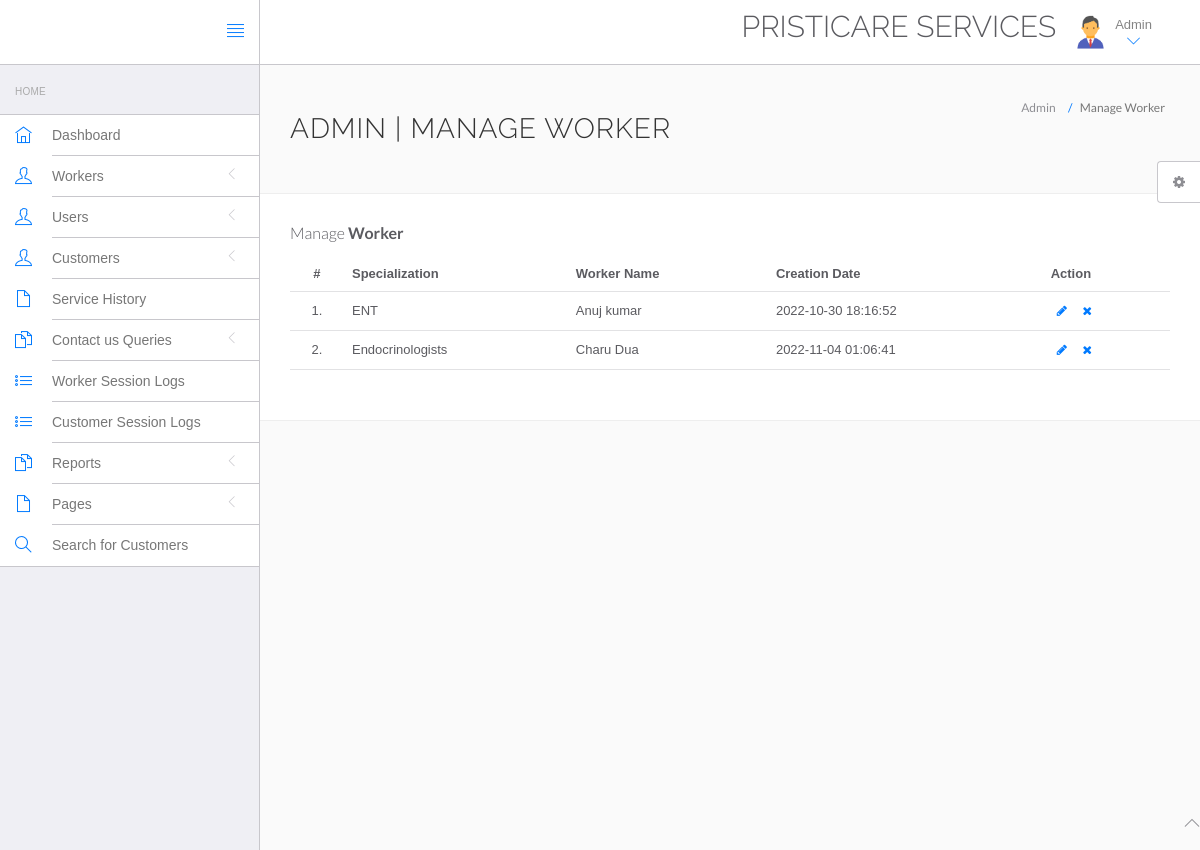
The app's page /PristiCare/hms/admin/manage-worker.php (signed in) with its own data.
### tables this page shows
CREATE TABLE `workers` (
  `id` int(11) NOT NULL,
  `specilization` varchar(255) DEFAULT NULL,
  `workerName` varchar(255) DEFAULT NULL,
  `address` longtext DEFAULT NULL,
  `docFees` varchar(255) DEFAULT NULL,
  `contactno` bigint(11) DEFAULT NULL,
  `docEmail` varchar(255) DEFAULT NULL,
  `password` varchar(255) DEFAULT NULL,
  `creationDate` timestamp NULL DEFAULT current_timestamp(),
  `updationDate` timestamp NULL DEFAULT NULL ON UPDATE current_timestamp()
);

### PristiCare/hms/admin/manage-worker.php (the view, shortened to what this page needs)
<?php
include('include/config.php');
if(strlen($_SESSION['id']==0)) {
 header('location:logout.php');
  } else{
?>
<!DOCTYPE html>
<html lang="en">
	<head>
		<link rel="stylesheet" href="vendor/bootstrap/css/bootstrap.min.css">
		<link rel="stylesheet" href="vendor/fontawesome/css/font-awesome.min.css">
		<link rel="stylesheet" href="vendor/themify-icons/themify-icons.min.css">
		<link href="vendor/animate.css/animate.min.css" rel="stylesheet" media="screen">
		<link href="vendor/perfect-scrollbar/perfect-scrollbar.min.css" rel="stylesheet" media="screen">
		<link href="vendor/switchery/switchery.min.css" rel="stylesheet" media="screen">
		<link href="vendor/bootstrap-touchspin/jquery.bootstrap-touchspin.min.css" rel="stylesheet" media="screen">
		<link href="vendor/select2/select2.min.css" rel="stylesheet" media="screen">
		<link href="vendor/bootstrap-datepicker/bootstrap-datepicker3.standalone.min.css" rel="stylesheet" media="screen">
		<link href="vendor/bootstrap-timepicker/bootstrap-timepicker.min.css" rel="stylesheet" media="screen">
		<link rel="stylesheet" href="assets/css/styles.css">
		<link rel="stylesheet" href="assets/css/plugins.css">
		<link rel="stylesheet" href="assets/css/themes/theme-1.css" id="skin_color" />
	</head>
	<body>
		<div id="app">
<?php include('include/sidebar.php');?>
			<div class="app-content">
						<?php include('include/header.php');?>
				<div class="main-content" >
					<div class="wrap-content container" id="container">
						<section id="page-title">
							<div class="row">
								<div class="col-sm-8">
									<h1 class="mainTitle">Admin | Manage Worker</h1>
																	</div>
								<ol class="breadcrumb">
									<li>
										<span>Admin</span>
									</li>
									<li class="active">
										<span>Manage Worker</span>
									</li>
								</ol>
							</div>
						</section>
						<div class="container-fluid container-fullw bg-white">
									<div class="row">
								<div class="col-md-12">
									<h5 class="over-title margin-bottom-15">Manage <span class="text-bold">Worker</span></h5>
									<table class="table table-hover" id="sample-table-1">
										<thead>
											<tr>
												<th class="center">#</th>
												<th>Specialization</th>
												<th class="hidden-xs">Worker Name</th>
												<th>Creation Date </th>
												<th>Action</th>
											</tr>
										</thead>
										<tbody>
<?php
$sql=mysqli_query($con,"select * from workers");
$cnt=1;
while($row=mysqli_fetch_array($sql))
{
?>
											<tr>
												<td class="center"><?php echo $cnt;?>.</td>
												<td class="hidden-xs"><?php echo $row['specilization'];?></td>
												<td><?php echo $row['workerName'];?></td>
												<td><?php echo $row['creationDate'];?>
												</td>
												<td >
												<div class="visible-md visible-lg hidden-sm hidden-xs">
							<a href="edit-worker.php?id=<?php echo $row['id'];?>" class="btn btn-transparent btn-xs" tooltip-placement="top" tooltip="Edit"><i class="fa fa-pencil"></i></a>
	<a href="manage-worker.php?id=<?php echo $row['id']?>&del=delete" onClick="return confirm('Are you sure you want to delete?')"class="btn btn-transparent btn-xs tooltips" tooltip-placement="top" tooltip="Remove"><i class="fa fa-times fa fa-white"></i></a>
												</div>
												</td>
											</tr>
											<?php
$cnt=$cnt+1;
											 }?>
										</tbody>
									</table>
								</div>
							</div>
								</div>
							</div>
						</div>
					</div>
				</div>
	<?php include('include/footer.php');?>
	<?php include('include/setting.php');?>
	</body>
</html>
<?php } ?>

### PristiCare/hms/admin/assets/css/themes/theme-1.css (style rules this page uses)
body { background: #FAFAFA; }

### records on screen
workers: specilization "ENT", workerName "Anuj kumar", creationDate "2022-10-30 18:16:52"
workers: specilization "Endocrinologists", workerName "Charu Dua", creationDate "2022-11-04 01:06:41"
